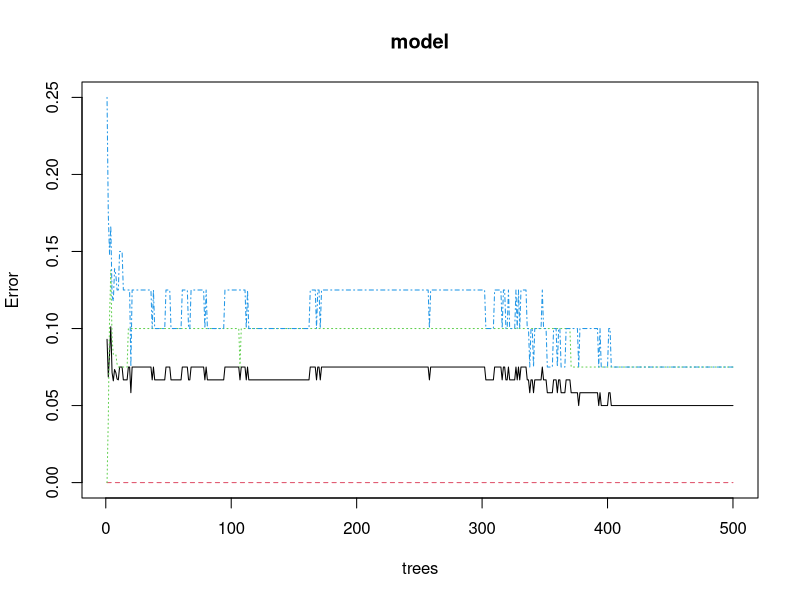

R code for this plot:

install.packages("caTools")
install.packages("Metrics")
library(caTools)
library(Metrics)

data("iris")
sp=sample.split(iris,SplitRatio = 0.8)
test_set=subset(iris,sp==TRUE)
train_set=subset(iris,sp==FALSE)

install.packages("randomForest")
library(randomForest)
set.seed(123)
model<- randomForest(Species ~.,data= test_set)
model

plot(model)
pred<-predict(model,newdata = train_set)
